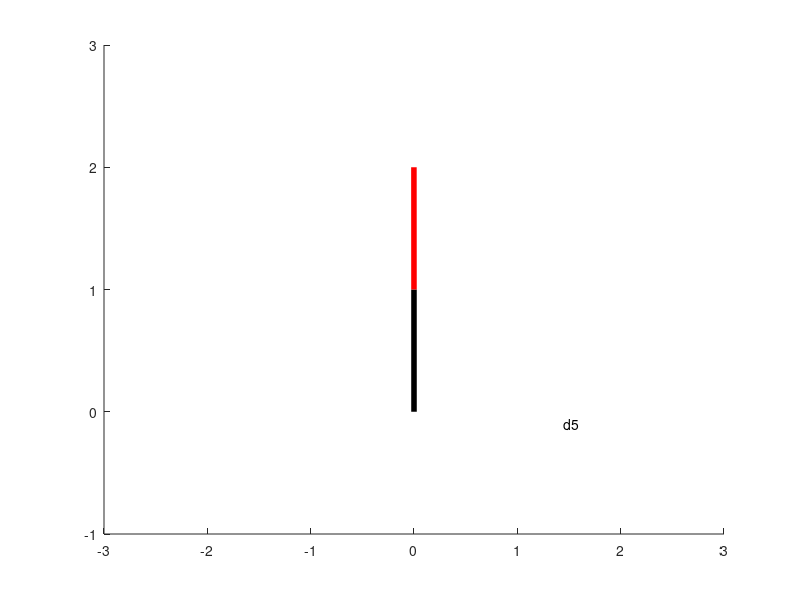

MATLAB code to generate this figure:
function AcrobatLqr()
clc;clear all; close all;
global m1 m2 l1 l2 lc1 lc2 I1 I2 g  A B Q R xd
m1 = 1 ; m2 = 1;
l1 = 1 ; l2 = 1;g = 9.81;
lc1 = l1/2; lc2 = l2/2;
I1 = 1 ;I2 = 1; 
xd = [pi 0 0 0];
x0 = [pi+0.1 0.003 0 0 ];
tspan = 0:0.01:5;
dtdq = [g*(m1*lc1+m2*l1+m2*lc2) m2*g*lc2;
       m2*g*lc2 m2*g*lc2];
   b = [0 ;1];
   M = [I1+I2+m2*l1^2+2*m2*l1*lc2  I2+m2*l1*lc2;
        I2+m2*l1*lc2  I2];
A    = [zeros(2) eye(2);
        M\dtdq zeros(2)];
eig(A)
B = [zeros(2,1);M\b];
Q = diag([10 10 1 1]);
R = 1;
[t,x] = ode45(@dynamics,tspan,x0);
Animation(t,x)
end

function xdot = dynamics(~,x)
global m1 m2 l1  lc1 lc2 I1 I2 g 
q1 = x(1); q2 = x(2); dq1 = x(3); dq2 = x(4);
m11 = I1+ I2 + m2*l1^2 + 2*m2*l1*lc2*cos(q2);
m12 = I2 + m2*l1*lc2*cos(q2);
m22 = I2;
M = [m11 m12 ; m12 m22];
C = [-2*m2*l1*lc2*sin(q2)*dq2 -m2*l1*lc2*sin(q2)*dq2;
     m2*l1*lc2*sin(q2)*dq1 0];
G = [m1*g*lc1*sin(q1) + m2*g*(l1*sin(q1)+lc2*sin(q1+q2));
     m2*g*lc2*sin(q1+q2)];
dq = [dq1;dq2]; B1 = [0;1];
u = control(x);
ddq = M\(B1*u-C*dq -G);
xdot = [dq;ddq];
end

function u = control(x)
global A B Q R xd
K = lqr(A,B,Q,R);
u = -K*(x-xd');
end

function Animation(t,x)
global  l1 l2 
N = length(t);
th1 = x(1,1);th2 = x(1,2);
x1 = l1*sin(th1);y1 = -l1*cos(th1);
x2 = x1 + l2*sin(th1+th2);y2 = y1 - l2*cos(th1+th2);
link1 = line([0 x1],[0 y1],'color','k','LineWidth',4);
link2 = line([x1 x2],[y1 y2],'color','r','LineWidth',4);
T = t;
str = strcat(num2str(T)+"/",num2str(T(end)));
timestamp = text(1.6,-0.1,str,'HorizontalAlignment','right');
axis([-3 3 -1 3])
for i = 1:N
th1 = x(i,1);th2 = x(i,2);
x1 = l1*sin(th1);y1 = -l1*cos(th1);
x2 = x1 + l2*sin(th1+th2);y2 = y1 - l2*cos(th1+th2);
set(link1,'xdata',[0 x1],'ydata',[0 y1]);
set(link2,'xdata',[x1 x2],'ydata',[y1 y2]);
T = t(i);
str = strcat(num2str(T)+"/",num2str(t(end)));
set(timestamp,'String',str);
pause(0.02);
drawnow
end
end